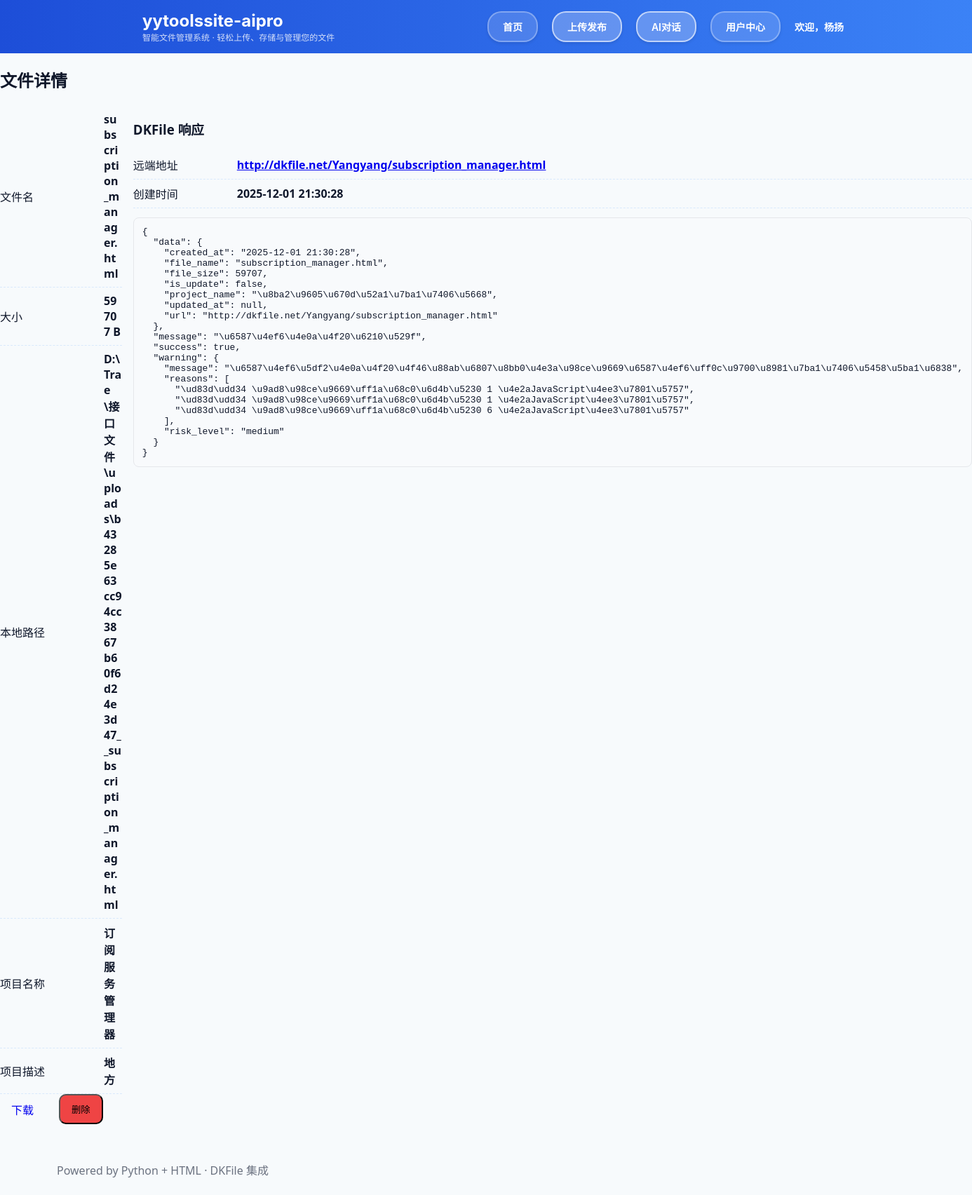
Page /files/b43285e63cc94cc3867b60f6d24e3d47 (signed in) on the committed database.
### tables this page shows
CREATE TABLE files (
                        id TEXT PRIMARY KEY,
                        filename TEXT NOT NULL,
                        stored_name TEXT NOT NULL,
                        path TEXT NOT NULL,
                        size INTEGER NOT NULL,
                        dkfile TEXT,
                        project_name TEXT,
                        project_desc TEXT
                    , user_id TEXT DEFAULT "default_user");

### app.py (the view)
    def decorated_function(*args, **kwargs):
        if 'user_id' not in session:
            return redirect(url_for('login', next=request.url))
        return f(*args, **kwargs)

### app.py (called while the page is built)
def ensure_dirs():
    UPLOAD_DIR.mkdir(parents=True, exist_ok=True)
    DATA_DIR.mkdir(parents=True, exist_ok=True)

def get_db():
    conn = sqlite3.connect(str(DB_FILE))
    conn.row_factory = sqlite3.Row
    return conn

def get_file_by_id(file_id, user_id=None, check_owner=True):
    conn = get_db()
    try:
        if check_owner and user_id:
            row = conn.execute('SELECT * FROM files WHERE id = ? AND user_id = ?', (file_id, user_id)).fetchone()
        else:
            row = conn.execute('SELECT * FROM files WHERE id = ?', (file_id,)).fetchone()
        if row:
            return {"id": row["id"], "filename": row["filename"], "stored_name": row["stored_name"],
                    "path": row["path"], "size": row["size"], "dkfile": json.loads(row["dkfile"] if row["dkfile"] else "null"),
                    "project_name": row["project_name"], "project_desc": row["project_desc"],
                    "user_id": row["user_id"]}
        return None
    finally:
        conn.close()

def log_access(file_id, action, request):
    conn = get_db()
    try:
        user_id = session.get('user_id')
        ip_address = request.remote_addr
        user_agent = request.user_agent.string
        conn.execute('''INSERT INTO access_logs (file_id, user_id, action, ip_address, user_agent)
                        VALUES (?, ?, ?, ?, ?)''',
                    (file_id, user_id, action, ip_address, user_agent))
        conn.commit()
    finally:
        conn.close()

def login_required(f):
    def decorated_function(*args, **kwargs):
        if 'user_id' not in session:
            return redirect(url_for('login', next=request.url))
        return f(*args, **kwargs)
    decorated_function.__name__ = f.__name__
    return decorated_function

@app.get("/files/<file_id>")
@login_required
def file_detail(file_id):
    init_db()
    found = get_file_by_id(file_id, check_owner=False)
    if not found:
        return render_template("detail.html", not_found=True, item=None)
    log_access(file_id, 'view', request)
    return render_template("detail.html", not_found=False, item=found)

@app.after_request
def add_cache_control(response):
    if request.path.endswith('.css') or request.path.endswith('.js'):
        response.headers['Cache-Control'] = 'no-cache, no-store, must-revalidate'
        response.headers['Pragma'] = 'no-cache'
        response.headers['Expires'] = '0'
    return response

### templates/detail.html (shortened to what this page needs)
{% extends 'base.html' %}
{% block content %}
{% if not_found %}
  <div class="empty">未找到文件</div>
{% else %}
  <section class="panel">
    <h2>文件详情</h2>
    <div class="grid">
      <div>
        <div class="kv"><span>文件名</span><strong>{{ item.filename }}</strong></div>
        <div class="kv"><span>大小</span><strong>{{ (item.size or 0) | int }} B</strong></div>
        <div class="kv"><span>本地路径</span><strong>{{ item.path }}</strong></div>
        {% if item.project_name %}
        <div class="kv"><span>项目名称</span><strong>{{ item.project_name }}</strong></div>
        {% endif %}
        {% if item.project_desc %}
        <div class="kv"><span>项目描述</span><strong>{{ item.project_desc }}</strong></div>
        {% endif %}
        <div class="actions">
          <a class="btn" href="{{ url_for('download_local', stored_name=item.stored_name) }}">下载</a>
          <form class="inline" action="{{ url_for('file_delete', file_id=item.id) }}" method="post">
            <button class="btn danger" type="submit" onclick="return confirm('确定要删除这个文件吗？此操作不可恢复。')">删除</button>
          </form>
        </div>
      </div>
      <div>
        <h3>DKFile 响应</h3>
        {% if item.dkfile %}
          {% set d = item.dkfile.data if item.dkfile and item.dkfile.success else None %}
          {% if d and d.url %}
            <div class="kv"><span>远端地址</span><strong><a href="{{ d.url }}" target="_blank">{{ d.url }}</a></strong></div>
            <div class="kv"><span>创建时间</span><strong>{{ d.created_at }}</strong></div>
          {% endif %}
          <pre class="code">{{ item.dkfile | tojson(indent=2) }}</pre>
        {% else %}
          <div class="empty">暂无</div>
        {% endif %}
      </div>
    </div>
  </section>
{% endif %}
{% endblock %}

### static/style.css (style rules this page uses)
:root { --blue-900:#1e3a8a;--blue-700:#1d4ed8;--blue-600:#2563eb;--blue-500:#3b82f6;--blue-300:#93c5fd;--bg:#f7fafc;--card:#ffffff;--text:#0f172a;--muted:#6b7280;--border:#e5e7eb;--shadow:0 8px 20px rgba(17,24,39,.08);--danger:#ef4444 }
* { box-sizing:border-box }
html,body { margin:0;padding:0;background:var(--bg);color:var(--text);font-family:system-ui,-apple-system,Segoe UI,Roboto,Helvetica,Arial,sans-serif }
body { padding:0 !important;margin:0 !important }
.actions { display:flex;gap:12px }
.btn { display:inline-block;text-decoration:none;padding:10px 16px;border-radius:10px;margin-right:8px }
.btn.danger { background:var(--danger) }
.inline { display:inline }
.grid { display:grid;grid-template-columns:1fr 1fr;gap:16px }
.kv { display:grid;grid-template-columns:140px 1fr;align-items:center;gap:8px;padding:8px 0;border-bottom:1px dashed rgba(96,165,250,.2) }
.kv strong { word-break:break-all;overflow-wrap:anywhere }
.kv strong a { word-break:break-all }
.code { background:#f8fafc;border:1px solid var(--border);border-radius:8px;padding:12px;overflow:auto;max-height:360px }

### templates/base.html (style rules this page uses)
* { box-sizing: border-box; }

### rows in the picture
files: filename "subscription_manager.html", size "59707", path "D:\\Trae\\接口文件\\uploads\\b43285e63cc94cc3867b60f6d24e3d47__subscription_manager.html", project_name "订阅服务管理器", project_desc "地方"

### other values in the picture
{{ session.username }} "杨扬"
{{ d.url }} "http://dkfile.net/Yangyang/subscription_manager.html"
{{ d.created_at }} "2025-12-01 21:30:28"
